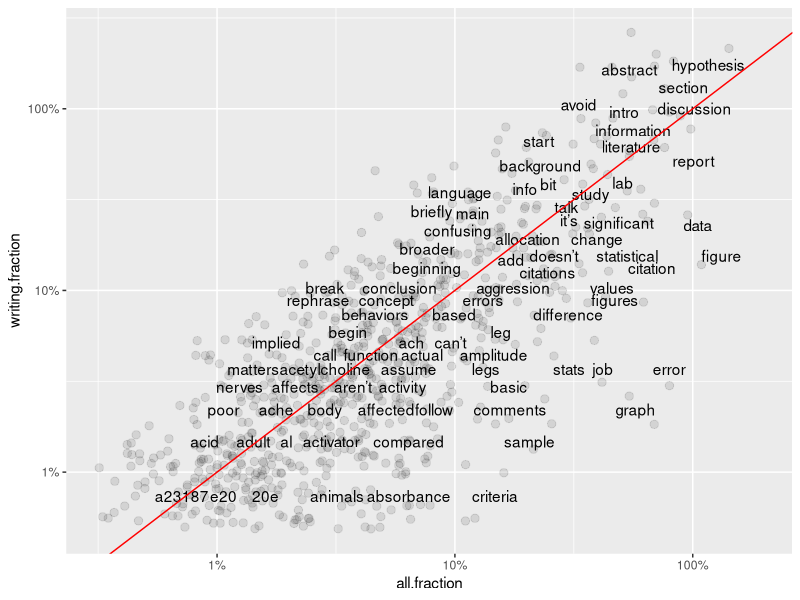
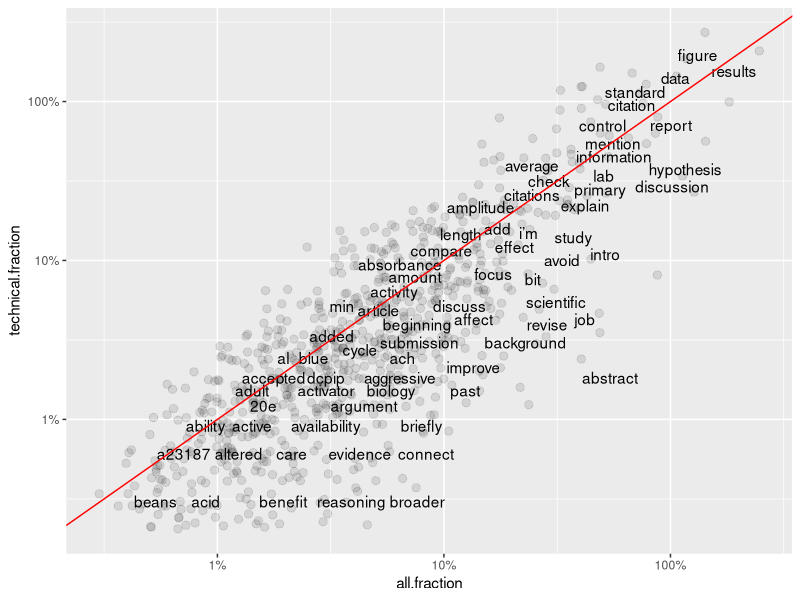
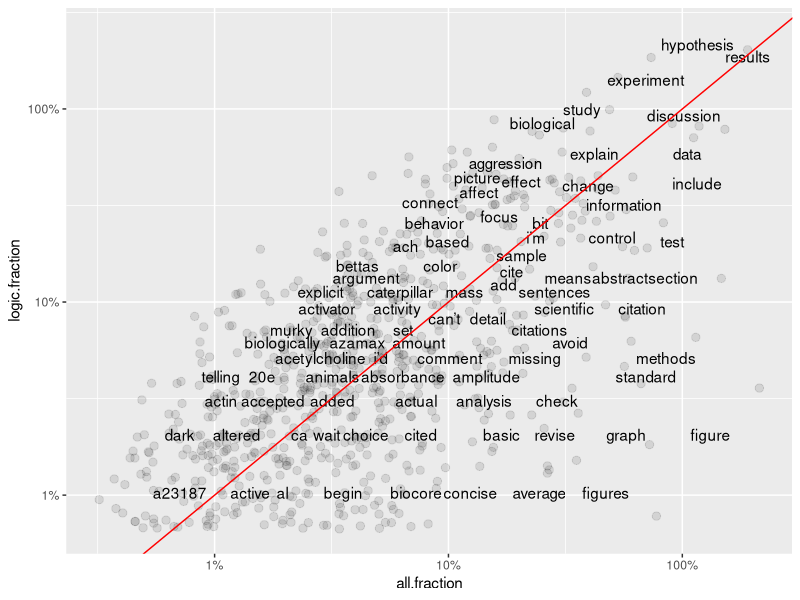
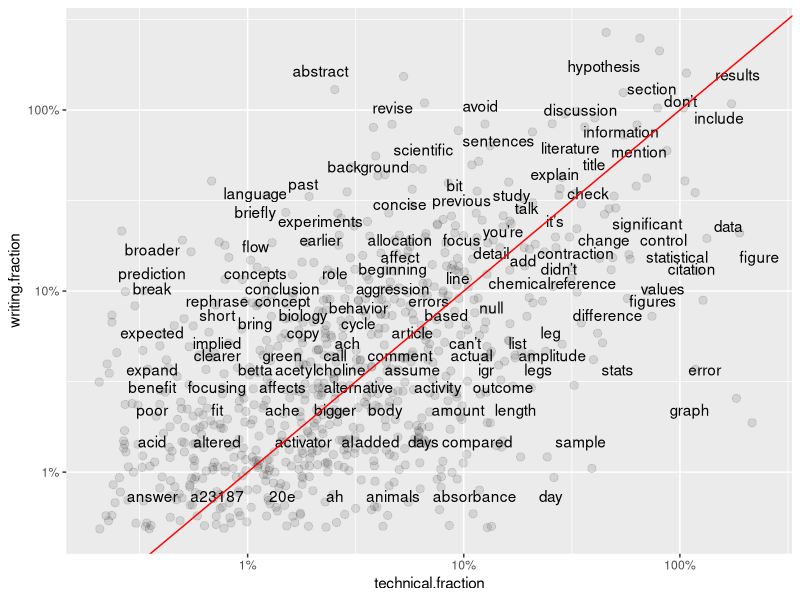
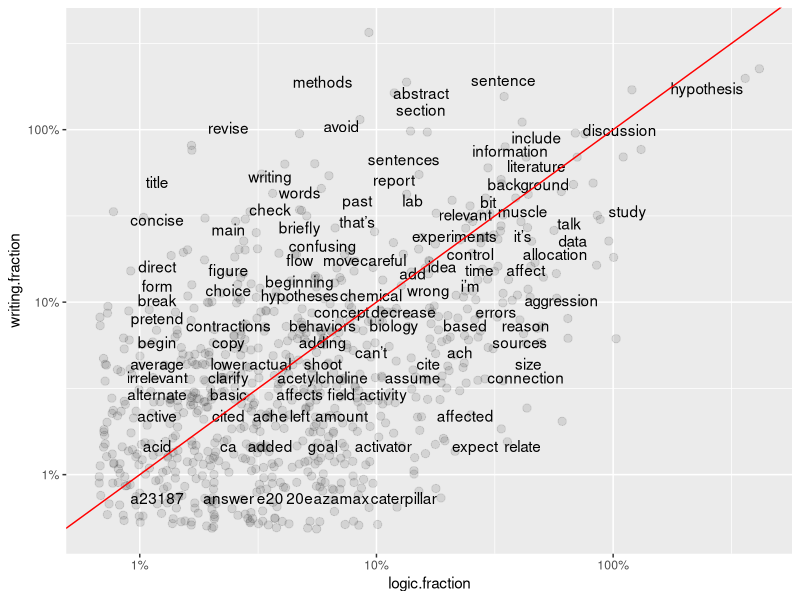
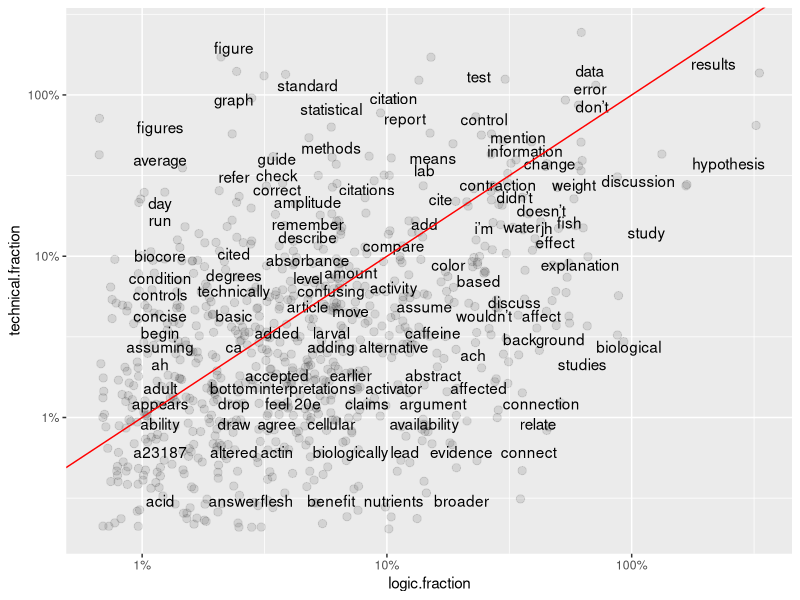

Reproduce these figures in R, in order. (Note: this script raises an error after producing the figures.)
## ---- chunk 1
knitr::opts_chunk$set(echo = TRUE)
## ---- chunk 2
# Call in tidyverse, other required libraries.
library(tidyverse)
library(tidytext)
library(dplyr)
library(tidyr)
library(ggplot2)
library(scales)
## ---- chunk 3
#This block reads in full CSV into a starting dataframe named "base_data".
#Subsequent analyses are performed on extracted subsets of "base_data".
base_data <- read_csv(file='data/coded_full_comments_dataset_Spring18anonVERB.csv')
## ---- chunk 4
# Tokenize phrases, remove the stop words listed in R's standard reference file.
base_data_tokenized <- base_data %>% 
  unnest_tokens(word,ta.comment)

# This is an ALTERNATIVE METHOD for pulling out stopwords.  
sortedwords.comments.all <- base_data_tokenized %>%
  filter(!word %in% stop_words$word,
         !word %in% str_remove_all(stop_words$word, "'"),
         str_detect(word, "[a-z]")) %>%
  count(word, word, sort = TRUE) %>%
  ungroup()

#Calculate the number of words in total in the subset
total_words.all <- sortedwords.comments.all %>% 
  summarize(total = sum(n))

#Mutate table to calculate then append fractional word frequency in the text.
sortedwords.comments.all.fraction <- sortedwords.comments.all %>% as_tibble() %>% mutate(
  all.fraction = (n*100)/total_words.all$total
  )
## ---- chunk 5
#Pull SUBSETs of tokenized data based on code.subject: 
base_data_tokenized.basic <- subset(base_data_tokenized, code.subject == "1_basic", select = (1:28))
base_data_tokenized.writing <- subset(base_data_tokenized, code.subject == "2_writing", select = (1:28))
base_data_tokenized.technical <- subset(base_data_tokenized, code.subject == "3_technical", select = (1:28))
base_data_tokenized.logic <- subset(base_data_tokenized, code.subject == "4_logic", select = (1:28))
#base_data_tokenized.praise <- subset(base_data_tokenized, code.subject == "5_exposition", select = (1:28))
#base_data_tokenized.misconduct <- subset(base_data_tokenized, code.subject == "6_misconduct", select = (1:28))
#base_data_tokenized.narrative <- subset(base_data_tokenized, code.subject == "12. Narrative Comments", select = (1:28))
#base_data_tokenized.sciname <- subset(base_data_tokenized, code.subject == "Scientific Name", select = (1:28))
## ---- chunk 6
sortedwords.basic <- base_data_tokenized.basic %>%
  filter(!word %in% stop_words$word,
         !word %in% str_remove_all(stop_words$word, "'"),
         str_detect(word, "[a-z]")) %>%
  count(word, word, sort = TRUE) %>%
  ungroup()

#Calculate the number of words in total in the subset
total_words.basic <- sortedwords.basic %>% 
  summarize(total = sum(n))

#Mutate table to calculate then append fractional word frequency in the text.
sortedwords.basic.fraction <- sortedwords.basic %>% as_tibble() %>% mutate(
  basic.fraction = (n*100)/total_words.basic$total
)
## ---- chunk 7
sortedwords.writing <- base_data_tokenized.writing %>%
  filter(!word %in% stop_words$word,
         !word %in% str_remove_all(stop_words$word, "'"),
         str_detect(word, "[a-z]")) %>%
  count(word, word, sort = TRUE) %>%
  ungroup()

#Calculate the number of words in total in the subset
total_words.writing <- sortedwords.writing %>% 
  summarize(total = sum(n))

#Mutate table to calculate then append fractional word frequency in the text.
sortedwords.writing.fraction <- sortedwords.writing %>% as_tibble() %>% mutate(
  writing.fraction = (n*100)/total_words.writing$total
)

sortedwords.technical <- base_data_tokenized.technical %>%
  filter(!word %in% stop_words$word,
         !word %in% str_remove_all(stop_words$word, "'"),
         str_detect(word, "[a-z]")) %>%
  count(word, word, sort = TRUE) %>%
  ungroup()

#Calculate the number of words in total in the subset
total_words.technical <- sortedwords.technical %>% 
  summarize(total = sum(n))

#Mutate table to calculate then append fractional word frequency in the text.
sortedwords.technical.fraction <- sortedwords.technical %>% as_tibble() %>% mutate(
  technical.fraction = (n*100)/total_words.technical$total
)

sortedwords.logic <- base_data_tokenized.logic %>%
  filter(!word %in% stop_words$word,
         !word %in% str_remove_all(stop_words$word, "'"),
         str_detect(word, "[a-z]")) %>%
  count(word, word, sort = TRUE) %>%
  ungroup()

#Calculate the number of words in total in the subset
total_words.logic <- sortedwords.logic %>% 
  summarize(total = sum(n))

#Mutate table to calculate then append fractional word frequency in the text.
sortedwords.logic.fraction <- sortedwords.logic %>% as_tibble() %>% mutate(
  logic.fraction = (n*100)/total_words.logic$total
)
## ---- chunk 8
total <- merge(sortedwords.comments.all.fraction,sortedwords.technical.fraction,by="word") 
total2 <- merge(total,sortedwords.writing.fraction,by="word")
total3 <- merge(total2,sortedwords.logic.fraction,by="word")
#rename lines that were possibly confusing
names(total3)[2] <- "all.count"
names(total3)[4] <- "technical.count"
names(total3)[6] <- "writing.count"
names(total3)[8] <- "logic.count"

#Mutate table to calculate then append fractional word frequency in the text.
total4 <- total3 %>% as_tibble() %>% mutate(
  writing.wt = (writing.count *100)/all.count
)

total5 <- total4 %>% as_tibble() %>% mutate(
  technical.wt = (technical.count *100)/all.count
)

total6 <- total5 %>% as_tibble() %>% mutate(
  logic.wt = (logic.count *100)/all.count
)

## ---- chunk 9
ggplot(total6, aes(`all.fraction`,`writing.fraction`)) +
  geom_jitter(alpha = 0.1, size = 2.5, width = 0.25, height = 0.25) +
  geom_text(aes(label = word), check_overlap = TRUE, vjust = 1.5) +
  scale_x_log10(labels = percent_format()) +
  scale_y_log10(labels = percent_format()) +
  geom_abline(color = "red")

ggplot(total6, aes(`all.fraction`,`technical.fraction`)) +
  geom_jitter(alpha = 0.1, size = 2.5, width = 0.25, height = 0.25) +
  geom_text(aes(label = word), check_overlap = TRUE, vjust = 1.5) +
  scale_x_log10(labels = percent_format()) +
  scale_y_log10(labels = percent_format()) +
  geom_abline(color = "red")

ggplot(total6, aes(`all.fraction`,`logic.fraction`)) +
  geom_jitter(alpha = 0.1, size = 2.5, width = 0.25, height = 0.25) +
  geom_text(aes(label = word), check_overlap = TRUE, vjust = 1.5) +
  scale_x_log10(labels = percent_format()) +
  scale_y_log10(labels = percent_format()) +
  geom_abline(color = "red")
## ---- chunk 10
ggplot(total6, aes(`technical.fraction`,`writing.fraction`)) +
  geom_jitter(alpha = 0.1, size = 2.5, width = 0.25, height = 0.25) +
  geom_text(aes(label = word), check_overlap = TRUE, vjust = 1.5) +
  scale_x_log10(labels = percent_format()) +
  scale_y_log10(labels = percent_format()) +
  geom_abline(color = "red")

ggplot(total6, aes(`logic.fraction`,`writing.fraction`)) +
  geom_jitter(alpha = 0.1, size = 2.5, width = 0.25, height = 0.25) +
  geom_text(aes(label = word), check_overlap = TRUE, vjust = 1.5) +
  scale_x_log10(labels = percent_format()) +
  scale_y_log10(labels = percent_format()) +
  geom_abline(color = "red")

ggplot(total6, aes(`logic.fraction`,`technical.fraction`)) +
  geom_jitter(alpha = 0.1, size = 2.5, width = 0.25, height = 0.25) +
  geom_text(aes(label = word), check_overlap = TRUE, vjust = 1.5) +
  scale_x_log10(labels = percent_format()) +
  scale_y_log10(labels = percent_format()) +
  geom_abline(color = "red")
## ---- chunk 11
# Isolate table rows to compare. Then reduce larger dataframe to only 2 required columns of data.
frequency_writing <- filter(base_data, code.subject=="2_writing"|code.subject=="3_technical"|code.subject=="4_logic")
frequency_writing.subcolumns <- frequency_writing %>% select(1, 22:23)

# Tokenize phrases, remove stop words listed in standard reference file.
base_data_tokenized <- frequency_writing.subcolumns %>% 
  unnest_tokens(word,ta.comment) %>% 
  anti_join(stop_words)

#At this point the dataframe should have "Unique.Record" in column 1, "code.subject" in column 2, and the unnested "word" in column 3. All columns are class = "character". Stop words listed in the "stop_words" R reference data file have been removed.

## ---- chunk 12
#Block below re-organizes the data for comparisons. This pattern sets "2_writing" as the first dataset, then all other data in remaining columns.
#Groups by code.subject, calculated proportional frequency in each group.
#Final step creates 4 columns: word, 2_writing, code.subject, proportion
#Stats need this format to be able to compare 2_writing against other values.
base_data_tokenized_sorted2 <- base_data_tokenized %>% 
  group_by(code.subject) %>%
  count(code.subject, word, sort=TRUE) %>% 
  mutate(proportion = n / sum(n)) %>% 
  select(-n) %>% 
  spread(code.subject, proportion) %>% 
  gather(code.subject, proportion, `3_technical`:`4_logic`)

#The dataframe called "base_data_tokenized_sorted2" is the final 4-column dataframe for statistical analysis. Individual words are in column 1, "2_writing" frequency is in Column 2, "code.subject" is in column 3, and "proportion" is in column 4. Columns 1 and 3 are class = "character", 2 and 4 are numeric ranges. 

#This structure is needed in order to compare word (in Column 1) frequencies for 2. Writing Quality (Column 2) as Y values against the frequencies of those same words (in Column 4) as X axes. WHICH subset of X values to use is coded in Column 3.
## ---- chunk 13
cor.test(data = base_data_tokenized_sorted2[base_data_tokenized_sorted2$code.subject == "3_technical",], 
         ~ proportion + `2_writing`)
## ---- chunk 14
cor.test(data = base_data_tokenized_sorted2[base_data_tokenized_sorted2$code.subject == "4_logic",], 
         ~ proportion + `2_writing`)
## ---- chunk 15
coroutput23 <-cor.test(data = base_data_tokenized_sorted2[base_data_tokenized_sorted2$code.subject == "3_technical",], 
         ~ proportion + `2_writing`)
coroutput24 <-cor.test(data = base_data_tokenized_sorted2[base_data_tokenized_sorted2$code.subject == "4_logic",], 
         ~ proportion + `2_writing`)
broom::tidy(coroutput23)
broom::tidy(coroutput24)

## ---- chunk 16
knitr::kable(coroutput23)
## ---- chunk 17
# Isolate table rows to compare. Then reduce larger dataframe to only 2 required columns of data.
frequency_writing3 <- filter(base_data, code.subject=="3_technical"|code.subject=="4_logic")
frequency_writing.subcolumns3 <- frequency_writing3 %>% select(1, 22:23)

# Tokenize phrases, remove stop words listed in standard reference file.
base_data_tokenized3 <- frequency_writing.subcolumns3 %>% 
  unnest_tokens(word,ta.comment) %>% 
  anti_join(stop_words)

#At this point the dataframe should have "Unique.Record" in column 1, "code.subject" in column 2, and the unnested "word" in column 3. All columns are class = "character". Stop words listed in the "stop_words" R reference data file have been removed.

## ---- chunk 18
#Block below re-organizes the data for comparisons. This pattern sets "3_technical" as the first dataset, then all other data in remaining columns.
#Groups by code.subject, calculated proportional frequency in each group.
#Final step creates 4 columns: word, 3_technical, code.subject, proportion
#Stats need this format to be able to compare 3_technical against other values.
base_data_tokenized_sorted3 <- base_data_tokenized3 %>% 
  group_by(code.subject) %>%
  count(code.subject, word, sort=TRUE) %>% 
  mutate(proportion = n / sum(n)) %>% 
  select(-n) %>% 
  spread(code.subject, proportion) %>% 
  gather(code.subject, proportion,`4_logic`)

#The dataframe called "base_data_tokenized_sorted3" is the final 4-column dataframe for statistical analysis. Individual words are in column 1, "3_technical" frequency is in Column 2, "code.subject" is in column 3, and "proportion" is in column 4. Columns 1 and 3 are class = "character", 2 and 4 are numeric ranges. 

#This structure is needed in order to compare word (in Column 1) frequencies for 3_technical (Column 2) as Y values against the frequencies of those same words (in Column 4) as X axes. WHICH subset of X values to use is coded in Column 3.
## ---- chunk 19
cor.test(data = base_data_tokenized_sorted3[base_data_tokenized_sorted3$code.subject == "4_logic",], 
         ~ proportion + `3_technical`)
## ---- chunk 20
#Create groups by code.subject, calculates proportional frequency in each group.
#Final step creates 5 columns: code.subject, n, word, total, frequency.
base_data_tokenized_sorted2 <- base_data_tokenized %>% 
  group_by(code.subject) %>%
  count(code.subject, word, sort=TRUE) %>% 
  left_join(base_data_tokenized %>% 
  group_by(code.subject) %>% 
  summarise(total = n())) %>%
  mutate(freq = n/total)
## ---- chunk 21
base_data_tokenized_sorted2v3 <- base_data_tokenized_sorted2 %>% 
  select(code.subject, word, freq) %>% 
  spread(code.subject, freq) %>%
  arrange(`2_writing`,`3_technical`)
## ---- chunk 22
ggplot(base_data_tokenized_sorted2v3, aes(`2_writing`,`3_technical`)) +
  geom_jitter(alpha = 0.1, size = 2.5, width = 0.25, height = 0.25) +
  geom_text(aes(label = word), check_overlap = TRUE, vjust = 1.5) +
  scale_x_log10(labels = percent_format()) +
  scale_y_log10(labels = percent_format()) +
  geom_abline(color = "red")
  #ggsave("Freqplot_3vs2.png", width = 10, height = 6)
## ---- chunk 23
#Comparing 2 vs. 4.
base_data_tokenized_sorted2v4 <- base_data_tokenized_sorted2 %>% 
  select(code.subject, word, freq) %>% 
  spread(code.subject, freq) %>%
  arrange(`2_writing`,`4_logic`)
## ---- chunk 24
ggplot(base_data_tokenized_sorted2v3, aes(`2_writing`,`4_logic`)) +
  geom_jitter(alpha = 0.1, size = 2.5, width = 0.25, height = 0.25) +
  geom_text(aes(label = word), check_overlap = TRUE, vjust = 1.5) +
  scale_x_log10(labels = percent_format()) +
  scale_y_log10(labels = percent_format()) +
  geom_abline(color = "red")
  #ggsave("Freqplot_4vs2.png", width = 10, height = 6)
## ---- chunk 25
#Create groups by code.subject, calculates proportional frequency in each group.
#Final step creates 5 columns: code.subject, n, word, total, frequency.
base_data_tokenized_sorted3 <- base_data_tokenized %>% 
  group_by(code.subject) %>%
  count(code.subject, word, sort=TRUE) %>% 
  left_join(base_data_tokenized %>% 
  group_by(code.subject) %>% 
  summarise(total = n())) %>%
  mutate(freq = n/total)
## ---- chunk 26
#Set up comparison for 3 vs. 4.
base_data_tokenized_sorted3v4 <- base_data_tokenized_sorted3 %>% 
  select(code.subject, word, freq) %>% 
  spread(code.subject, freq) %>%
  arrange(`2_writing`,`4_logic`)
## ---- chunk 27
ggplot(base_data_tokenized_sorted3v4, aes(`3_technical`,`4_logic`)) +
  geom_jitter(alpha = 0.1, size = 2.5, width = 0.25, height = 0.25) +
  geom_text(aes(label = word), check_overlap = TRUE, vjust = 1.5) +
  scale_x_log10(labels = percent_format()) +
  scale_y_log10(labels = percent_format()) +
  geom_abline(color = "red")
  #ggsave("Freqplot_4vs3.png", width = 10, height = 6)
## ---- chunk 28
word_ratios2v3 <- base_data_tokenized %>%
  count(word, code.subject) %>%
  group_by(word) %>%
  filter(sum(n) >= 10) %>%
  ungroup() %>%
  spread(code.subject, n, fill = 0) %>%
  mutate_if(is.numeric, funs((. + 1) / (sum(.) + 1))) %>%
  mutate(logratio = log(`2_writing`/`3_technical`)) %>%
  arrange(desc(logratio))

word_ratios3v4 <- base_data_tokenized %>%
  count(word, code.subject) %>%
  group_by(word) %>%
  filter(sum(n) >= 10) %>%
  ungroup() %>%
  spread(code.subject, n, fill = 0) %>%
  mutate_if(is.numeric, funs((. + 1) / (sum(.) + 1))) %>%
  mutate(logratio = log(`3_technical`/`4_logic`)) %>%
  arrange(desc(logratio))

word_ratios2v4 <- base_data_tokenized %>%
  count(word, code.subject) %>%
  group_by(word) %>%
  filter(sum(n) >= 10) %>%
  ungroup() %>%
  spread(code.subject, n, fill = 0) %>%
  mutate_if(is.numeric, funs((. + 1) / (sum(.) + 1))) %>%
  mutate(logratio = log(`2_writing`/`4_logic`)) %>%
  arrange(desc(logratio))
## ---- chunk 29
word_ratios2v3 %>% 
  arrange(abs(logratio))

word_ratios3v4 %>% 
  arrange(abs(logratio))

word_ratios2v4 %>% 
  arrange(abs(logratio))
## ---- chunk 30
word_ratios2v3 %>%
  group_by(logratio < 0) %>%
  top_n(20, abs(logratio)) %>%
  ungroup() %>%
  mutate(word = reorder(word, logratio)) %>%
  ggplot(aes(word, logratio, fill = logratio < 0)) +
  geom_col(show.legend = FALSE) +
  coord_flip() +
  ylab("log odds ratio (Writing-top/Technical-bottom)") +
  scale_fill_discrete(name = "", labels = c("2_writing", "3_technical"))
  #ggsave("Logplot_2vs3.png", width = 6, height = 10)

word_ratios3v4 %>%
  group_by(logratio < 0) %>%
  top_n(20, abs(logratio)) %>%
  ungroup() %>%
  mutate(word = reorder(word, logratio)) %>%
  ggplot(aes(word, logratio, fill = logratio < 0)) +
  geom_col(show.legend = FALSE) +
  coord_flip() +
  ylab("log odds ratio (Technical-top/Logic-bottom)") +
  scale_fill_discrete(name = "", labels = c("3_technical","4_logic"))
  #ggsave("Logplot_3vs4.png", width = 6, height = 10)

word_ratios2v4 %>%
  group_by(logratio < 0) %>%
  top_n(20, abs(logratio)) %>%
  ungroup() %>%
  mutate(word = reorder(word, logratio)) %>%
  ggplot(aes(word, logratio, fill = logratio < 0)) +
  geom_col(show.legend = FALSE) +
  coord_flip() +
  ylab("log odds ratio (Writing-top/Logic-bottom)") +
  scale_fill_discrete(name = "", labels = c("2_writing", "4_logic"))
  #ggsave("Logplot_2vs4.png", width = 6, height = 10)
